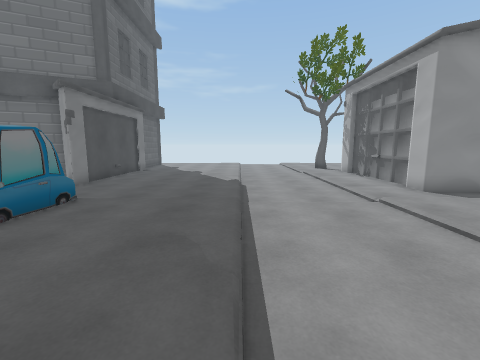
[1] (above)

16 first-person views from a walk through a scene from a Unity 3-D project. The camera is 1.5 m above the floor, tilts 8° down and sees 90° across. The floor is counted in squares, 1 m on a side. Each view is taken from the middle of a square. On the plan, view 1 faces up. The plan holds only what a view shows up to about 13 squares ahead; the rest is blank. The place goes on beyond the plan. Some surface patterns are stand-ins.

[2]
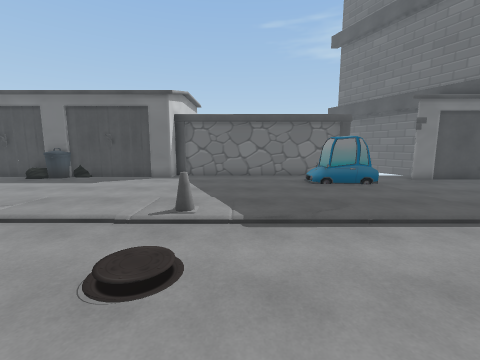

[3]
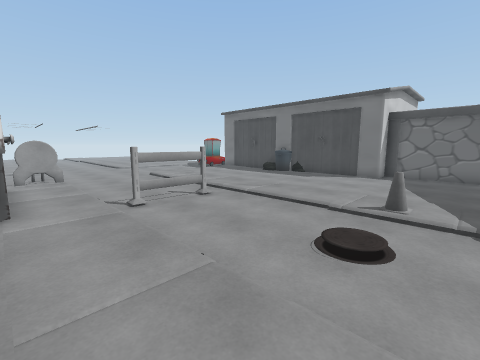

[4]
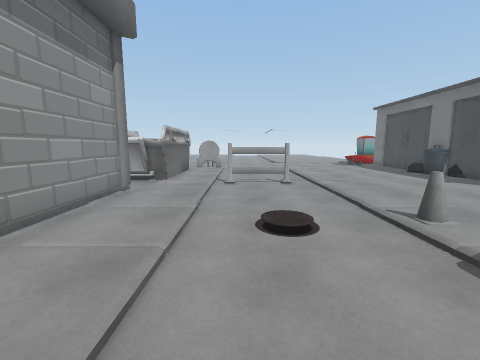

[5]
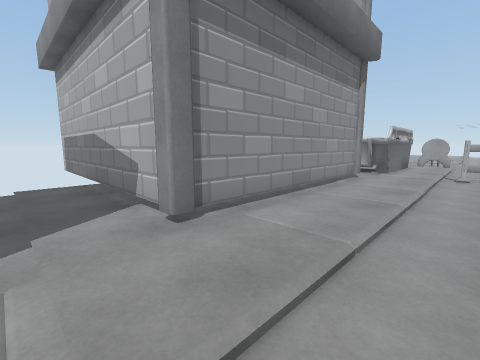

[6]
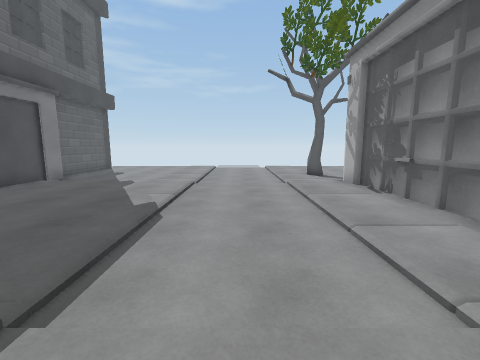

[7]
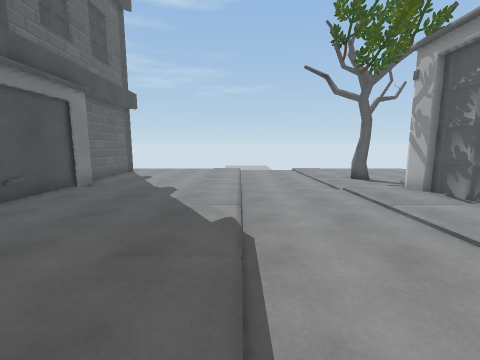

[8]
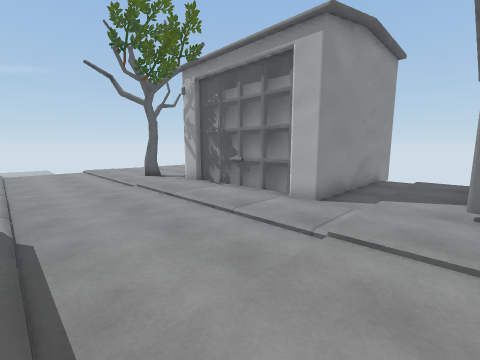

[9]
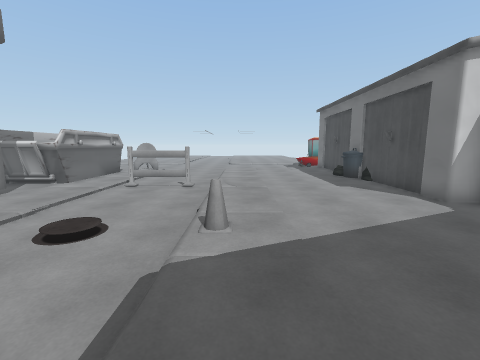

[10]
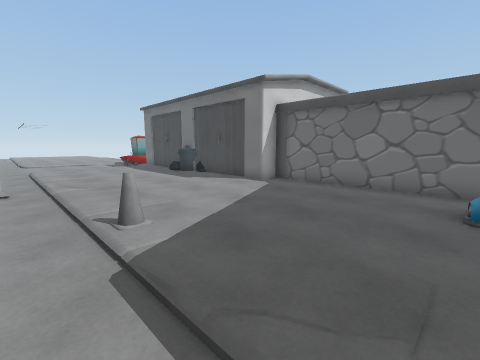

[11]
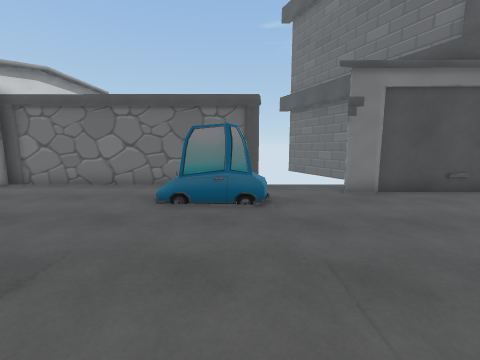

[12]
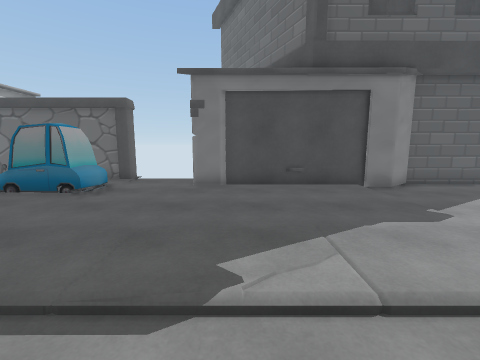

[13]
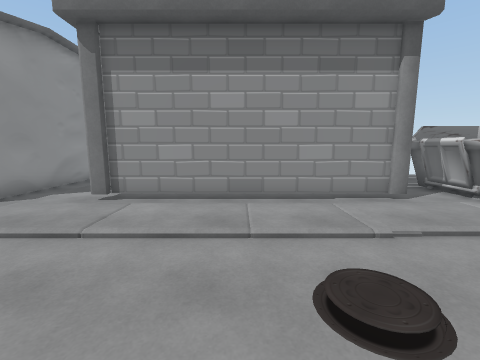

[14]
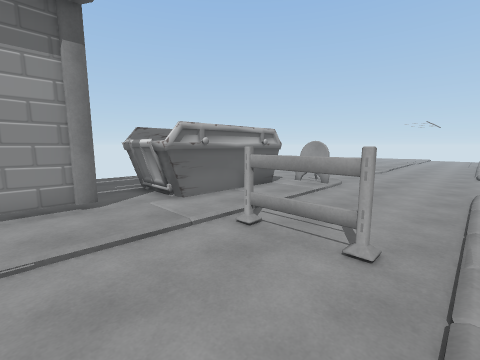

[15]
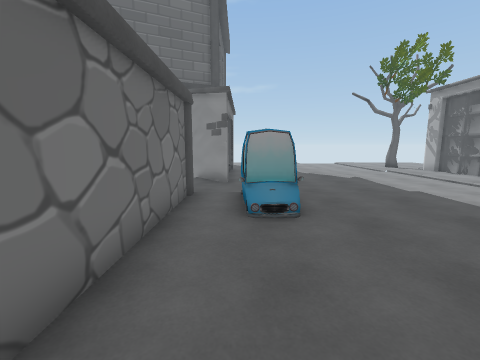

[16]
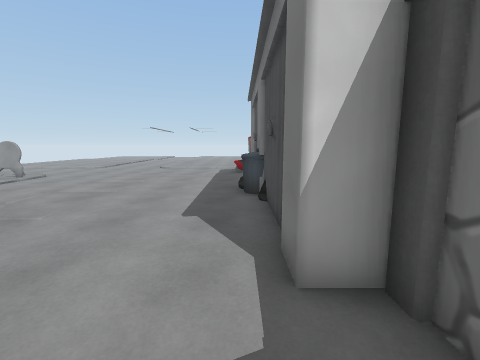

### Floor plan
Key: @ floor where view 1 was taken; # wall or solid block; . main floor; - floor 0.25 m lower than the main floor; / step, stairs or slope; = window, fence, low wall or low ledge; C car; B bin; A barrier; O other object.
Columns run from 8 left of view 1 to 15 right of it. Each row starts with its distance up from view 1.
 17  #
 16  #------/--=  =#
 15  #....../---/..#
 14  O....../---/..#
 13  #....../---/..#
 12 ##....../---/..#
 11 ##....../---/..#
 10 .#....../---/..#
  9 ......../---/..#
  8 ......../---/..#######
  7 #......./---/........
  6 #.CC..../.../........
  5 #.CC..../.../..OOOOOOOOO
  4 #..O..../.../..O.
  3 #......./.../..O.
  2 #......./.../..O.
  1 #......./.../..O.
  0 #......O@././..O.
 -1 #......./././..O.
 -2 ##....../.../..O
 -3  #....../.../..O
 -4  #....../.../.....
 -5  #....../.../.OOOO...
 -6  #....../AAA/.OOOO...
 -7  O....../.../.O  O ..
 -8  BB...../.../.O  O
 -9  # ...../.../.O  O

Positions as (right, up) in squares from view 1, and headings:
1: (0, 0), facing up
2: (5, 1), facing left
3: (6, 1), facing down-left
4: (3, 4), facing down
5: (3, 7), facing down-right
6: (2, 5), facing up
7: (0, 6), facing up
8: (0, 5), facing up-right
9: (-1, 4), facing down
10: (1, 4), facing down-left
11: (1, 6), facing left
12: (2, 11), facing left
13: (0, 1), facing right
14: (0, -2), facing down-right
15: (-6, -1), facing up
16: (-6, 0), facing down
